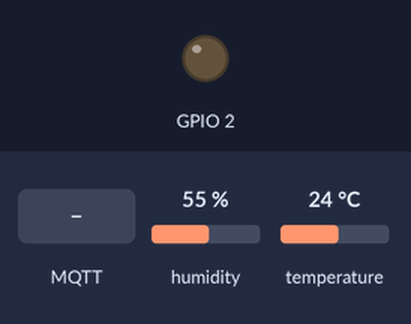
A sketch run on a simulated ESP32. Parts: output pins drawn as LEDs (lit = HIGH). The test bench sets the inputs (shaded band); at power-on: humidity 55 %, temperature 24 °C. WiFi joins after 1.5 s; servers stay silent unless stated; random numbers use the default seed unless the sketch sets one; no MQTT or app messages arrive unless stated; what the sketch prints to the serial monitor is not drawn.

Above: at 2.7 s.
2.8 s: MQTT message "1" arrives on the first subscribed topic
At 3.2 s:
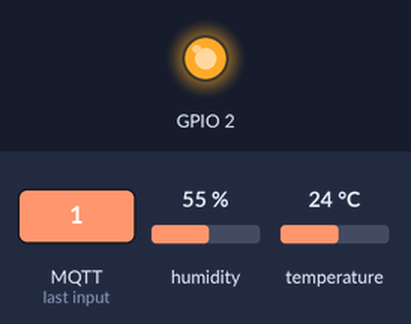
4.3 s: MQTT message "0" arrives on the first subscribed topic
At 4.6 s:
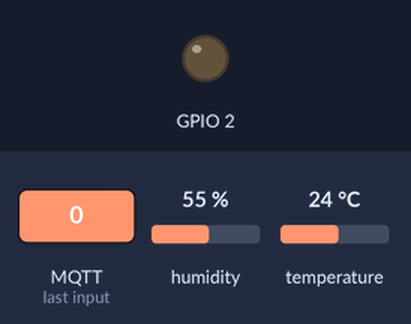
Timing chart, 0 to 7.3 s (numbered marks = the images above; inputs shaded):
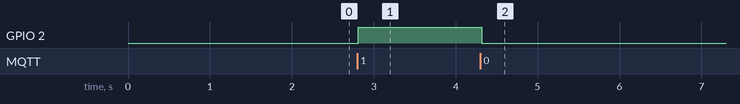

Measured:
- after the input at 2.8 s, GPIO 2: LOW → HIGH at once
- after the input at 4.3 s, GPIO 2: HIGH → LOW at once

The sketch:

Lamp_mqtt_dash.ino
```cpp
#include <WiFi.h>
#include <PubSubClient.h> //請先安裝PubSubClient程式庫
#include <SimpleDHT.h>
// ----------請修改以下參數---------------------------------
//char* ssid = "info_office";
//char* password = "info_551";

char* ssid = "kuang_551";
char* password = "95959595";
//------ 以下修改成你DHT11腳位 ------
int pinDHT11 = 4;//
SimpleDHT11 dht11(pinDHT11);
// ------ 以下修改成你MQTT設定 ------
char* MQTTServer = "mqtt.eclipseprojects.io";//免註冊MQTT伺服器
int MQTTPort = 1883;//MQTT Port
char* MQTTUser = "";//不須帳密
char* MQTTPassword = "";//不須帳密
//推播主題1:推播溫度(記得改Topic)
char* MQTTPubTopic1 = "Kuang2021/classtest/temp";
//推播主題2:推播濕度(記得改Topic)
char* MQTTPubTopic2 = "Kuang2021/classtest/humi";
//訂閱主題1:改變LED燈號(記得改Topic)
char* MQTTSubTopic1 = "Kuang2021/classtest/led";
long MQTTLastPublishTime;//此變數用來記錄推播時間
long MQTTPublishInterval = 10000;//每10秒推撥一次
WiFiClient WifiClient;
PubSubClient MQTTClient(WifiClient);

void setup() {
  Serial.begin(115200);
  pinMode(2, OUTPUT);//綠色LED燈

  //開始WiFi連線
  WifiConnecte();

  //開始MQTT連線
  MQTTConnecte();
}

void loop() {
  //如果WiFi連線中斷，則重啟WiFi連線
  if (WiFi.status() != WL_CONNECTED) { WifiConnecte(); }

  //如果MQTT連線中斷，則重啟MQTT連線
  if (!MQTTClient.connected()) {  MQTTConnecte(); }

  //如果距離上次傳輸已經超過10秒，則Publish溫溼度
  if ((millis() - MQTTLastPublishTime) >= MQTTPublishInterval ) {
    //讀取溫濕度
    byte temperature = 0;
    byte humidity = 0;
    ReadDHT(&temperature, &humidity);
    // ------ 將DHT11溫度送到MQTT主題 ------
    MQTTClient.publish(MQTTPubTopic1, String(temperature).c_str());
    MQTTClient.publish(MQTTPubTopic2, String(humidity).c_str());
    Serial.println("溫溼度已推播到MQTT Broker");
    MQTTLastPublishTime = millis(); //更新最後傳輸時間
  }
  MQTTClient.loop();//更新訂閱狀態
  delay(50);
}

//讀取DHT11溫濕度
void ReadDHT(byte *temperature, byte *humidity) {
  int err = SimpleDHTErrSuccess;
  if ((err = dht11.read(temperature, humidity, NULL)) !=
      SimpleDHTErrSuccess) {
    Serial.print("讀取失敗,錯誤訊息=");
    Serial.print(SimpleDHTErrCode(err));
    Serial.print(",");
    Serial.println(SimpleDHTErrDuration(err));
    delay(1000);
    return;
  }
  Serial.print("DHT讀取成功：");
  Serial.print((int)*temperature);
  Serial.print(" *C, ");
  Serial.print((int)*humidity);
  Serial.println(" H");
}

//開始WiFi連線
void WifiConnecte() {
  //開始WiFi連線
  WiFi.begin(ssid, password);
  while (WiFi.status() != WL_CONNECTED) {
    delay(500);
    Serial.print(".");
  }
  Serial.println("WiFi連線成功");
  Serial.print("IP Address:");
  Serial.println(WiFi.localIP());
}

//------------開始MQTT連線
void MQTTConnecte() {
  MQTTClient.setServer(MQTTServer, MQTTPort);
  MQTTClient.setCallback(MQTTCallback);//訂閱主題有更新時，會執行MQTTCallback副程式
  while (!MQTTClient.connected()) {
    //以亂數為ClietID
    String  MQTTClientid = "esp32-" + String(random(1000000, 9999999));
    if (MQTTClient.connect(MQTTClientid.c_str(), MQTTUser, MQTTPassword)) {
      //連結成功，顯示「已連線」。
      Serial.println("MQTT已連線");
      //訂閱SubTopic1主題
      MQTTClient.subscribe(MQTTSubTopic1);
    } else {
      //若連線不成功，則顯示錯誤訊息，並重新連線
      Serial.print("MQTT連線失敗,狀態碼=");
      Serial.println(MQTTClient.state());
      Serial.println("五秒後重新連線");
      delay(5000);
    }
  }
}

//接收到訂閱時
void MQTTCallback(char* topic, byte* payload, unsigned int length) {
  Serial.print(topic); Serial.print("訂閱通知:");
  String payloadString;//將接收的payload轉成字串
  //顯示訂閱內容
  for (int i = 0; i < length; i++) {
    payloadString = payloadString + (char)payload[i];
  }
  Serial.println(payloadString);
  //比對主題是否為訂閱主題1，當結果為0時，代表兩比較字串所有字符都相同
  if (strcmp(topic, MQTTSubTopic1) == 0) {
    Serial.println("改變燈號：" + payloadString);
    if (payloadString == "1") {
      digitalWrite(2, HIGH);
    }
    if (payloadString == "0") {
      digitalWrite(2, LOW);
    }
  }
}
```
